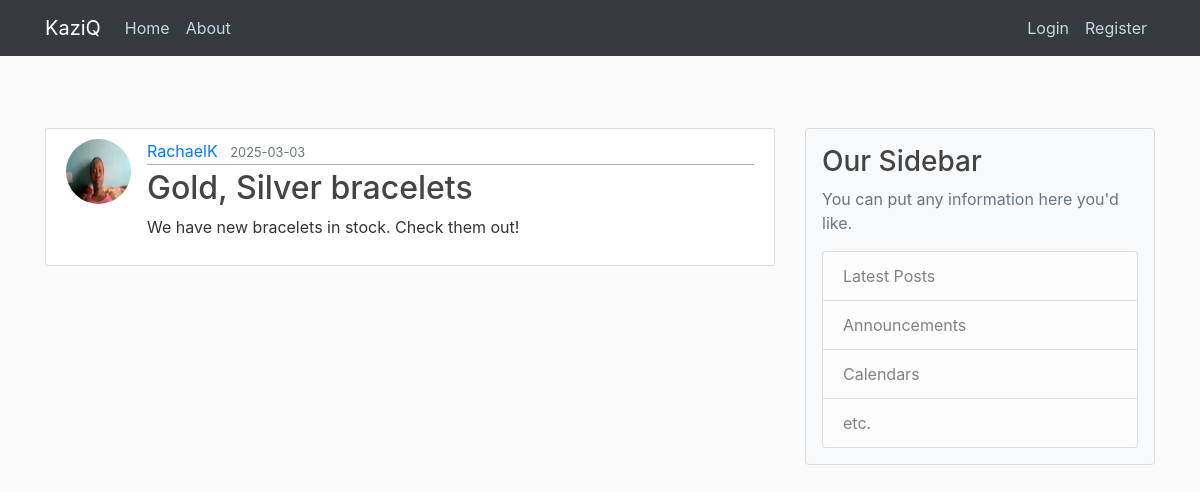
/post/1, run on the app's committed database.
### flaskblog/models.py (models this page shows, shortened)
class User(db.Model, UserMixin):
    id = db.Column(db.Integer, primary_key=True)
    username = db.Column(db.String(20), unique=True, nullable=False)
    email = db.Column(db.String(120), unique=True, nullable=False)
    image_file = db.Column(db.String(20), nullable=False, default='default.jpg')
    password = db.Column(db.String(60), nullable=False)
    posts = db.relationship('Post', backref='author', lazy=True)

class Post(db.Model):
    id = db.Column(db.Integer, primary_key=True)
    title = db.Column(db.String(100), nullable=False)
    date_posted = db.Column(db.DateTime, nullable=False, default=datetime.utcnow)
    content = db.Column(db.Text, nullable=False)
    user_id = db.Column(db.Integer, db.ForeignKey('user.id'), nullable=False)

### flaskblog/routes.py (the view)
@app.route("/post/<int:post_id>")
def post(post_id):
    post = Post.query.get_or_404(post_id)
    return render_template('post.html', title=post.title, post=post)

### flaskblog/templates/post.html
{% extends 'layout.html' %}
{% block content %}
    <article class="media content-section">
        <img class="rounded-circle article-img" src="{{ url_for('static', filename='profile_pics/' + post.author.image_file) }}">
        <div class="media-body">
            <div class="article-metadata">
                <a class="mr-2" href="{{url_for('user_posts', username=post.author.username)}}">{{ post.author.username }}</a>
                <small class="text-muted">{{ post.date_posted.strftime('%Y-%m-%d') }}</small>
            </div>
            <h2 class="article-title">{{ post.title }}</h2>
            <p class="article-content">{{ post.content }}</p>
        </div>
    </article>
{% endblock %}

### flaskblog/static/main.css (style rules this page uses)
body { background: #fafafa; color: #333333; margin-top: 5rem; }
h1, h2, h3, h4, h5, h6 { color: #444444; }
.content-section { background: #ffffff; padding: 10px 20px; border: 1px solid #dddddd; border-radius: 3px; margin-bottom: 20px; }
.article-title { color: #444444; }
.article-content { white-space: pre-line; }
.article-img { height: 65px; width: 65px; margin-right: 16px; }
.article-metadata { padding-bottom: 1px; margin-bottom: 4px; border-bottom: 1px solid #b3b1b1; }

### data on the page
User: image_file (picture), author.username "RachaelK"
Post: date_posted "2025-03-03", title "Gold, Silver bracelets", content "We have new bracelets in stock. Check them out!"
